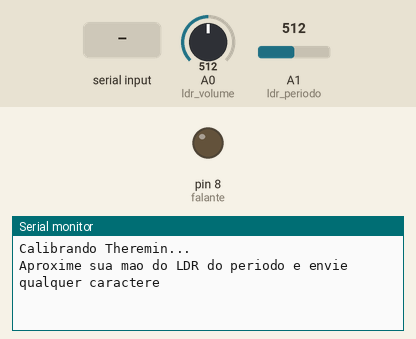
This sketch was run on a simulated Arduino Uno, built with avr-gcc and run on an emulated ATmega328P. On the bench: output pins drawn as LEDs (lit = HIGH), the last lines printed to the serial monitor. The inputs (shaded band) are chosen by the test bench; at power-on: A0 (ldr_volume) = 512, A1 (ldr_periodo) = 512.

Above: at 0.8 s.
0.9 s: "1" received over Serial
At 1.7 s:
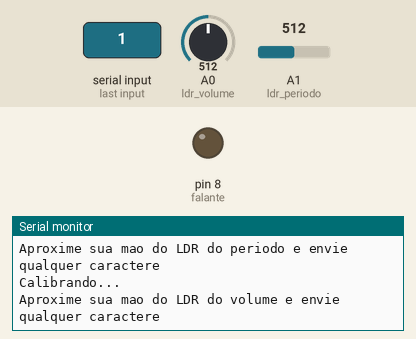
2.5 s: "0" received over Serial
At 3.8 s:
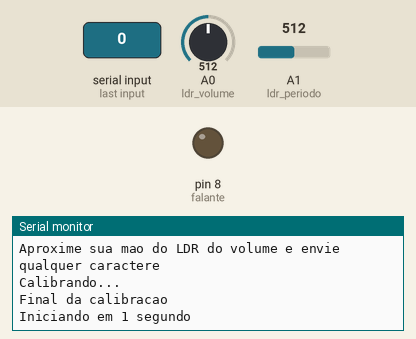

The sketch:

ldr_theremin.ino
```cpp
// (licence header left out)
// Definição de pinos
#define falante 8
#define ldr_volume A0
#define ldr_periodo A1

// Varíveis para armazenar a calibração do instrumento
int periodo_min, periodo_max;
int volume_min, volume_max;

// a função setup roda assim que você pressiona o botão de reset ou liga a placa:
void setup() {

  pinMode(falante, OUTPUT); // Configura pino do alto-falante como saída

  Serial.begin(9600); // Configura comunicação serial a 9600 bits por segundo
  Serial.println("Calibrando Theremin...");

  // Armazena leitura máxima dos LDRs (luminosidade do ambiente)
  periodo_max = mediaLeituras(10, ldr_periodo);
  volume_max = mediaLeituras(10, ldr_volume);

  Serial.println("Aproxime sua mao do LDR do periodo e envie qualquer caractere");

  Serial.flush();
  while(!Serial.available());

  Serial.println("Calibrando...");

  periodo_min = mediaLeituras(10, ldr_periodo); // Armazena leitura mínima para LDR do período

  Serial.println("Aproxime sua mao do LDR do volume e envie qualquer caractere");

  Serial.read();
  Serial.flush();
  while(!Serial.available());

  Serial.println("Calibrando...");

  volume_min = mediaLeituras(10, ldr_volume); // Armazena leitura mínima para LDR do volume

  Serial.println("Final da calibracao");
  Serial.println("Iniciando em 1 segundo");

  delay(1000);

}

// a função loop executa as instruções em sequência e repete para sempre:
void loop() {

  // Chama rotina para definir a saída para o alto-falante
  somTheremin(analogRead(ldr_periodo), analogRead(ldr_volume));

}

// Rotina para definir a saída para o alto-falante
void somTheremin(int periodo, int duty) {

  // Ajusta variáveis para um intervalo de periodos e ciclos de trabalho
  periodo = constrain(map(periodo, periodo_min, periodo_max, 1, 500), 1, 500);
  duty = constrain(map(duty, volume_min, volume_max, 0, 70), 0, 70);

  // Executa a forma de onda com o período e ciclo de trabalho recebidos
  digitalWrite(falante, HIGH);
  delayMicroseconds(periodo*duty);
  digitalWrite(falante, LOW);
  delayMicroseconds(periodo*100 - periodo*duty);

}

// Rotina para realizar média nas leituras do sensor
int mediaLeituras(int vezes, int pino) {

  int leitura;
  int acumulador = 0;

  // Soma a leitura do sensor à variável acumulador pelo número de vezes
  for(int i = 0; i < vezes; i++){
    leitura = analogRead(pino);
    acumulador += leitura;
    delay(10);
  }

  // Calcula a média
  return((acumulador)/vezes);

}
```

Measured:
- after the input at 0.9 s, the serial monitor: prints a new line at once (image 1)
- after the input at 2.5 s, the serial monitor: prints a new line after 0.10 s (image 2)
